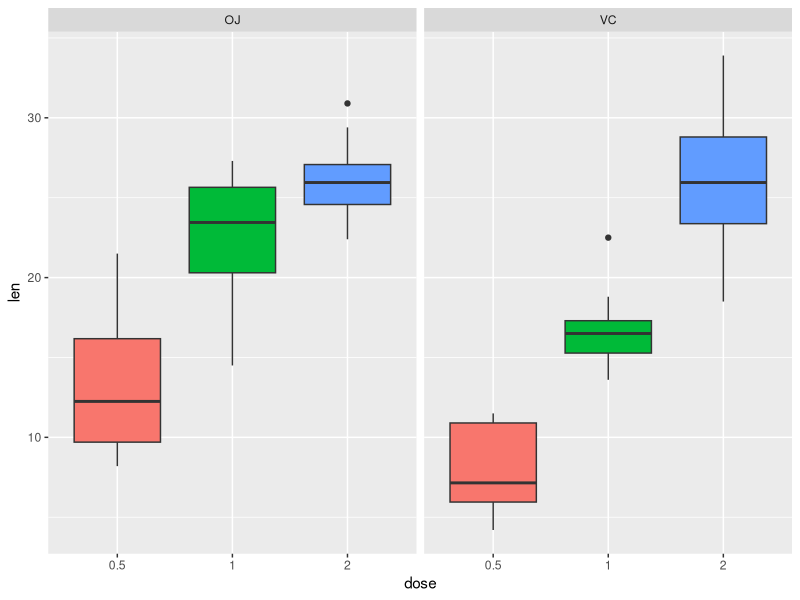

Write the R code that produced this figure. (Note: this script raises an error after producing the figure.)
## ---- chunk 1
data(ToothGrowth)
## ---- chunk 2
str(ToothGrowth)
summary(ToothGrowth)
## ---- chunk 3
ToothGrowth$dose <- as.factor(ToothGrowth$dose)
## ---- chunk 4
library(ggplot2)
ggplot(ToothGrowth, aes(x=dose, y=len, fill=dose)) + 
    geom_boxplot() + 
    facet_grid(. ~ supp) +
    guides(fill=FALSE)
## ---- chunk 5
attach(ToothGrowth)
dsum <- aggregate(len,list(dose,supp),FUN=function(x) c(X_bar = mean(x)
                                                       , S = sd(x)
                                                       , n = length(x)))
names(dsum) <- c("dose","supp","x")
dsum
detach(ToothGrowth)
## ---- chunk 6
t.test(len ~ supp, paired = TRUE, data = ToothGrowth)
## ---- chunk 7
d_05 <- ToothGrowth$len[ToothGrowth$dose == 0.5]
d_10 <- ToothGrowth$len[ToothGrowth$dose == 1]
d_20 <- ToothGrowth$len[ToothGrowth$dose == 2]

t_05v10 <- t.test(d_05, d_10, paired = TRUE)
t_05v20 <- t.test(d_05, d_20, paired = TRUE)
t_10v20 <- t.test(d_10, d_20, paired = TRUE)

t1 <- data.frame(
    "t.value" = sprintf("%.3f", t_05v10$statistic),  
    "CI-low" = sprintf("%.3f", t_05v10$conf[1]),
    "CI-high" = sprintf("%.3f", t_05v10$conf[2]),
    "p.value" = sprintf("%.3f", t_05v10$p.value)
)
t2 <- data.frame(
    "t.value" = sprintf("%.3f", t_05v20$statistic),  
    "CI-low" = sprintf("%.3f", t_05v20$conf[1]),
    "CI-high" = sprintf("%.3f", t_05v20$conf[2]),
    "p.value" = sprintf("%.3f", t_05v20$p.value)
)
t3 <- data.frame(
    "t.value" = sprintf("%.3f", t_10v20$statistic),  
    "CI-low" = sprintf("%.3f", t_10v20$conf[1]),
    "CI-high" = sprintf("%.3f", t_10v20$conf[2]),
    "p.value" = sprintf("%.3f", t_10v20$p.value)
)

result <- rbind(t1, t2, t3)
result

